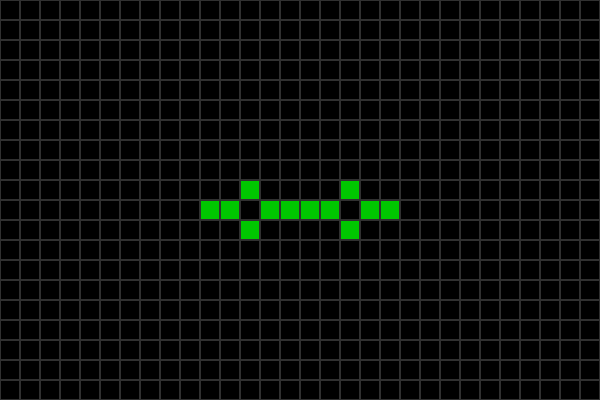
Frame 1 (no input)
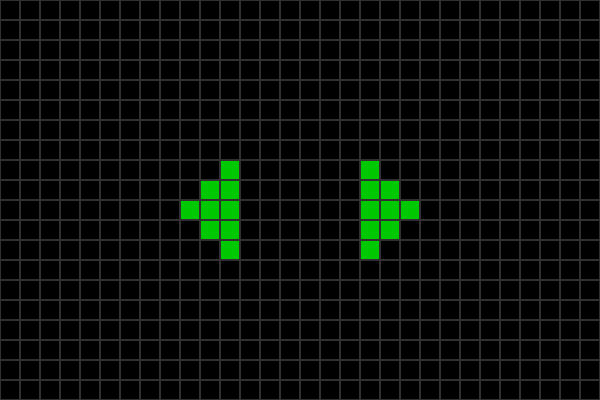
Frame 60 (the mouse pressed at the canvas centre just before this capture)
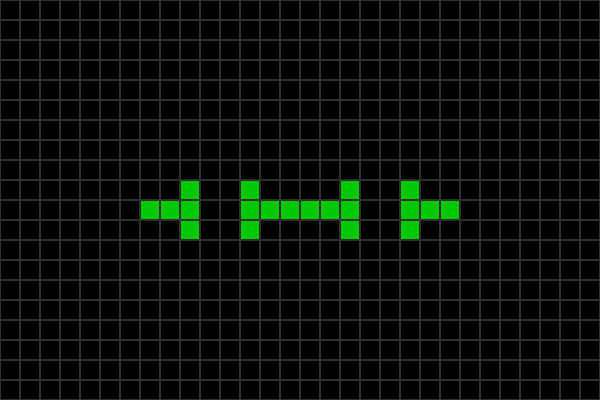
Frame 120 (the mouse held since frame 60 and released just before this capture)

The Processing sketch that drew these frames (run headless with seeded random() and noise(); from frame 60 on, the mouse is pressed at the canvas centre):

// Processing sketch: GameOfLife
// ── GameOfLife.pde
/*
Implementacion del Juego de la Vida de Conway en Processing
Comandos:
 Presiona la Barra Espaciadora para pausar el juego
 Presiona el raton para cambiar el valor de las celular durante el juego pausado
 Presiona R para generar un nuevo tablero de celulas aletorias
 Presiona C para generar un tablero limpio de celulas y pausar el juego
 Presiona +/- para aumentar o reducir la velocidad del juego respectivamente
 */


// Tamaño de la celda
int cellSize = 20;

// Probalidad de Celulas
float cellProbability = 0.5;

// Tablero de celulas
int [][] currentBoard;
int [][] nextBoard;

// Color de las celulas
color alive = color(0, 200, 0);
color dead = color(0);

// Estado del juego
boolean pause = false;

// Variables del tiempo
int interval = 200;
int timeElapsed = 0;
int changeValue = 50;

void setup() {
  size(600, 400);

  // Arreglos instanciados
  currentBoard = new int[width/cellSize][height/cellSize];
  nextBoard = new int[width/cellSize][height/cellSize];

  // Estilos
  background(0);
  stroke(48);
  strokeWeight(2);
  noSmooth();

  // Pinta el Penta-decathlon si es posible
  if (width/cellSize>=16 && height/cellSize>=9) {
    int x = int((width/cellSize)/2)-5;
    int y = int((height/cellSize)/2); 
    for (int i=0; i<=9; i++) {
      if (i==2 || i == 7) {
        currentBoard[x+i][y-1] = 1;
        currentBoard[x+i][y+1] = 1;
      } else {
        currentBoard[x+i][y] = 1;
      }
    }
  }
  // Si no pinta el tablero aleatoriamente
  else {
    for (int x = 0; x < width/cellSize; x++) {
      for (int y = 0; y < height/cellSize; y++) {
        float value = random(1);
        if (value > cellProbability) {
          currentBoard[x][y] = 0;
        } else {
          currentBoard[x][y] = 1;
        }
      }
    }
  }
}

void draw() {
  // Dibujando el tablero inicial
  for (int x = 0; x < width/cellSize; x++) {
    for (int y = 0; y < height/cellSize; y++) {
      if (currentBoard[x][y] == 1) {
        fill(alive);
      } else {
        fill(dead);
      }
      rect (x*cellSize, y*cellSize, cellSize, cellSize);
    }
  }

  // Manejo del tiempo
  if ((millis() - timeElapsed) > interval) {
    if (!pause) {
      interaction();
      timeElapsed = millis();
    }
  }

  // Dibujo manual de las celulas
  if (pause && mousePressed) {
    // Mapeo de Coordenadas
    int xCoord = int(map(mouseX, 0, width, 0, width/cellSize));
    int yCoord = int(map(mouseY, 0, height, 0, height/cellSize));

    // Ejecutando los cambios
    if (nextBoard[xCoord][yCoord] == 1) {
      currentBoard[xCoord][yCoord] = 0;
      fill(dead);
    } else {
      currentBoard[xCoord][yCoord] = 1;
      fill(alive);
    }
  }
  // Guardando de los cambios
  else if (pause && !mousePressed) {
    for (int x = 0; x < width/cellSize; x++) {
      for (int y = 0; y < height/cellSize; y++) {
        nextBoard[x][y] = currentBoard[x][y];
      }
    }
  }
}

void interaction() {
  // Analizando el proximo tablero
  for (int x = 0; x < width/cellSize; x++) {
    for (int y = 0; y < height/cellSize; y++) {
      nextBoard[x][y] = currentBoard[x][y];
    }
  }

  // Analizando a las celulas
  for (int x = 0; x < width/cellSize; x++) {
    for (int y = 0; y < height/cellSize; y++) {
      // Conteo de vecinos
      int neighbours = 0;
      for (int i = x-1; i <= x+1; i++) {
        for (int j = y-1; j <= y+1; j++) {
          if (((i>=0) && (i<width/cellSize)) && ((j>=0) && (j<height/cellSize))) {
            if (!((i == x) && (j == y))) {
              if (nextBoard[i][j] == 1) {
                neighbours++;
              }
            }
          }
        }
      }

      // Reglas de la vida
      if (nextBoard[x][y] == 1) {
        if (neighbours < 2 || neighbours > 3) {
          currentBoard[x][y] = 0;
        }
      } else {
        if (neighbours == 3) {
          currentBoard[x][y] = 1;
        }
      }
    }
  }
}

void keyPressed() {
  // Reiniciar el tablero
  if (key=='r' || key=='R') {
    for (int x = 0; x < width/cellSize; x++) {
      for (int y = 0; y < height/cellSize; y++) {
        float value = random(1);
        if (value > cellProbability) {
          currentBoard[x][y] = 0;
        } else {
          currentBoard[x][y] = 1;
        }
      }
    }
    if (pause) {
      pause = !pause;
    }
  }

  // Pausar el juego
  if (key==' ') {
    pause = !pause;
  }

  // Limpiar el tablero
  if (key=='c' || key=='C') {
    for (int x = 0; x < width/cellSize; x++) {
      for (int y = 0; y < height/cellSize; y++) {
        currentBoard[x][y] = 0;
      }
    }
    if (!pause) {
      pause = !pause;
    }
  }

  // Cambiar la velocidad
  if (key=='+' || key=='-' && interval>=0 && interval<=400) {
    // Aumentar la velocidad / Reducir el intervalo
    if (key=='+' && interval > 0) {
      interval -= changeValue;
    }
    // Reducir la velocidad / Aumentar el intervalo
    if (key=='-' && interval < 400) {
      interval += changeValue;
    }
  }
}
